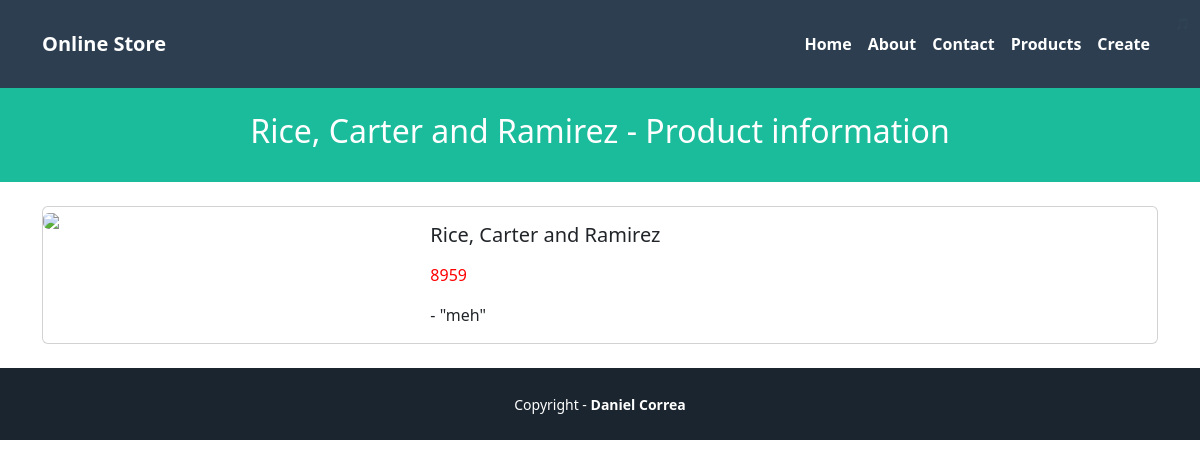
Page /products/3/ on the committed database.
### pages/models.py (models this page shows)
class Product(models.Model):
    name = models.CharField(max_length=255)
    price = models.IntegerField()
    created_at = models.DateTimeField(auto_now_add=True)
    updated_at = models.DateTimeField(auto_now=True)

class Comment(models.Model):
    product = models.ForeignKey(Product, on_delete=models.CASCADE)
    description = models.TextField()

### pages/views.py (the view)
# urls.py: path('products/<str:id>/', ProductShowView.as_view(), name='product'),
class ProductShowView(View):
    template_name = 'pages/products/show.html'
    def get(self, request, id):
        try:
            product_id = int(id)
            if product_id < 1:
                raise ValueError("Product id must be 1 or greater")
            product = get_object_or_404(Product, pk=product_id)
        except (ValueError, IndexError):
            return HttpResponseRedirect(reverse('home'))
        viewData = {}
        product = get_object_or_404(Product, pk=product_id)
        viewData["title"] = product.name + " - Online Store"
        viewData["subtitle"] = product.name + " - Product information"
        viewData["product"] = product
        return render(request, self.template_name, viewData)

### pages/templates/pages/products/show.html (shortened to what this page needs)
{% extends 'pages/base.html' %}
{% block header_title %} {{subtitle}} {% endblock %}
{% block content %}
<div class="card mb-3">
<div class="row g-0">
<div class="col-md-4">
<img src="https://static.djangoproject.com/img/logos/django-logo-positive.svg" class="img-fluid rounded-start">
</div>
<div class="col-md-8">
<div class="card-body">
<h5 class="card-title">
{{product.name}}
</h5>
{% if product.price > 2000 %}
<p class="card-text" style="color: red;">{{product.price}}</p>
{% else %}
<p class="card-text">{{product.price}}</p>
{% endif %}
{% for comment in product.comment_set.all %}
- {{ comment.description }}<br />
{% endfor %}
</div>
</div>
</div>
</div>
{% endblock %}

### rows in the picture
Product: name "Rice, Carter and Ramirez", price "8959"
Comment: description "\"meh\""

### other values in the picture
{{ subtitle }} "Rice, Carter and Ramirez - Product information"
